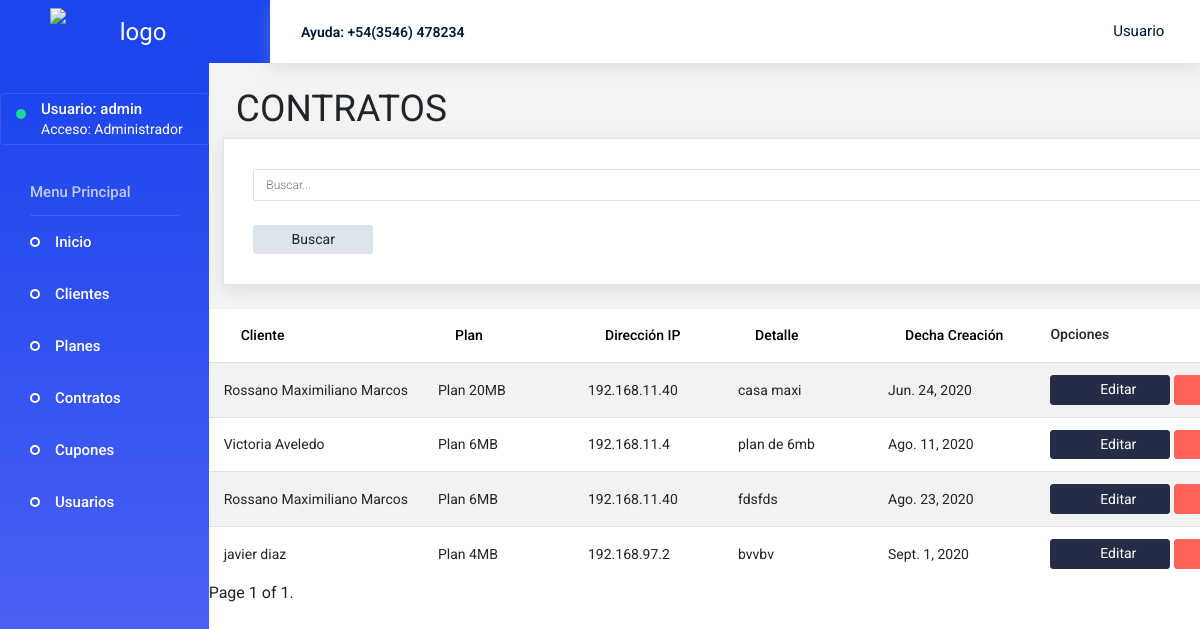
Before: /contratos/ (signed in) with the older database file.
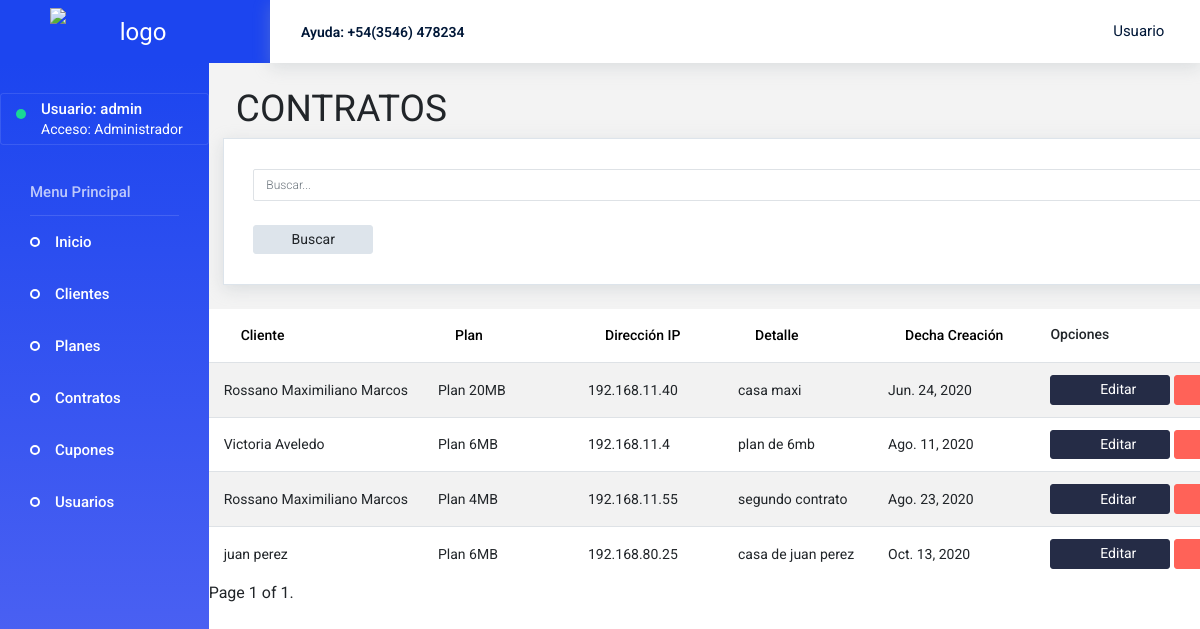
After: the same page with the newer database file.
### core/models.py (models this page shows, shortened)
class Contrato(models.Model):
    cliente = models.ForeignKey(Cliente, on_delete=models.CASCADE)
    plan = models.ForeignKey(Planes, on_delete=models.PROTECT)
    ip = models.GenericIPAddressField(verbose_name="Direccion IP")
    detalle = models.TextField(max_length=160)
    fecha_creacion = models.DateField(default=timezone.now)

class Cliente(models.Model):
    nombre = models.CharField(max_length=80)
    email = models.EmailField(max_length=50, unique=True)
    telefono = models.CharField(max_length=20)
    dni = models.IntegerField(unique=True)
    direccion = models.CharField(max_length=50)
    ciudad = models.CharField(max_length=50)
    codigo_postal = models.IntegerField(validators=[MaxValueValidator(9999),MinValueValidator(1000)])
    provincia = models.CharField(max_length=50)
    def __str__(self):
        return self.nombre

class Planes(models.Model):
    nombre = models.CharField(max_length=50)
    vel_subida = models.IntegerField(verbose_name="Velocidad de Subida Kb")
    vel_bajada = models.IntegerField(verbose_name="Velocidad de Descarga Kb")
    precio = models.IntegerField(validators=[MinValueValidator(1)])
    detalle = models.TextField(max_length=160)
    def __str__(self):
        return self.nombre

### core/views.py (the view)
# urls.py: path('contratos/', contratos, name="contratos"),
@login_required
def contratos(request):
    contrato = Contrato.objects.all()
    if request.POST.get('cliente'):
        contrato = contrato.all().order_by(Lower("cliente"))
    if request.POST.get('plan'):
        contrato = contrato.all().order_by("plan")
    if request.POST.get('ip'):
        contrato = contrato.all().order_by("ip")
    if request.POST.get('detalle'):
        contrato = contrato.all().order_by(Lower('detalle'))
    if request.POST.get('fecha_creacion'):
        contrato = contrato.all().order_by("fecha_creacion")
    if request.POST.get("buscar"):
        busqueda = request.POST.get('busqueda')
        contrato = contrato.filter( Q(cliente__nombre__contains=busqueda) | Q(plan__nombre__contains=busqueda) | Q(ip__contains=busqueda) | Q(detalle__contains=busqueda) | Q(fecha_creacion__contains=busqueda))
    paginator = Paginator(contrato, 10)
    page_number = request.GET.get('page')
    page_obj = paginator.get_page(page_number)
    data = {
        'contratos':contrato,
        'page_obj':page_obj,
    }
    return render(request, 'core/contratos.html', data)

### core/templates/core/contratos.html (shortened to what this page needs)
{% extends 'core/base.html' %}
{% load static %}
{% block contenido %}
<form action="" method="POST">
    <div class="content-wrapper">
        <h1 id="titulo">CONTRATOS</h1>
        <div class="row">
                <div class="row flex-grow">
                    <div class="col-12">
                        <div class="card">
                            <div class="card-body">
                                <input type="search" class="form-control" placeholder="Buscar..." name="busqueda"><br><br>
                                <button type="submit" class="btn btn-secondary btn-fw" name="buscar" value="buscar">Buscar</button>
                            </div>
                        </div>
                    </div>
                </div>
        </div>
    </div>
    <table class="table table-striped">
        <thead>
            <tr>
                <th><button type="submit" class="btn btn-link btn-fw" name="cliente" value="cliente">Cliente</button></th>
                <th><button type="submit" class="btn btn-link btn-fw" name="plan" value="plan">Plan</button></th>
                <th><button type="submit" class="btn btn-link btn-fw" name="ip" value="ip">Dirección IP</button></th>
                <th><button type="submit" class="btn btn-link btn-fw" name="detalle" value="detalle">Detalle</button></th>
                <th><button type="submit" class="btn btn-link btn-fw" name="fecha_creacion" value="fecha_creacion">Decha Creación</button></th>
                <th><p class="card-description"> Opciones </p></th>
            </tr>
        </thead>
        {% for p in page_obj %}
                <tr>
                    <td>{{ p.cliente }}</td>
                    <td>{{ p.plan }}</td>
                    <td>{{ p.ip }}</td>
                    <td>{{ p.detalle }}</td>
                    <td>{{ p.fecha_creacion }}</td>
                    <td>
                        <a href="{% url 'modificar_contrato' p.id %}" class="btn btn-dark btn-fw">
                            <i class="mdi mdi-cloud-download"></i>Editar</a>
                        <button type="button" onclick="confirmarEliminacionContrato({{p.id}})" class="btn btn-danger btn-fw">
                                Eliminar</button>
                    </td>
                </tr>
        {% endfor %}
    </table>
    <div class="pagination">
        <span class="step-links">
            <span class="current">
                Page {{ page_obj.number }} of {{ page_obj.paginator.num_pages }}.
            </span>
        </span>
    </div>
</form>
{% endblock %}

Changed rows visible on the page:
removed Contrato: cliente "javier diaz", plan "Plan 4MB", ip "192.168.97.2", detalle "bvvbv", fecha_creacion "Sept. 1, 2020"
changed Contrato: plan "Plan 6MB" → "Plan 4MB"; ip "192.168.11.40" → "192.168.11.55"; detalle "fdsfds" → "segundo contrato"
added Contrato: cliente "juan perez", plan "Plan 6MB", ip "192.168.80.25", detalle "casa de juan perez", fecha_creacion "Oct. 13, 2020"
